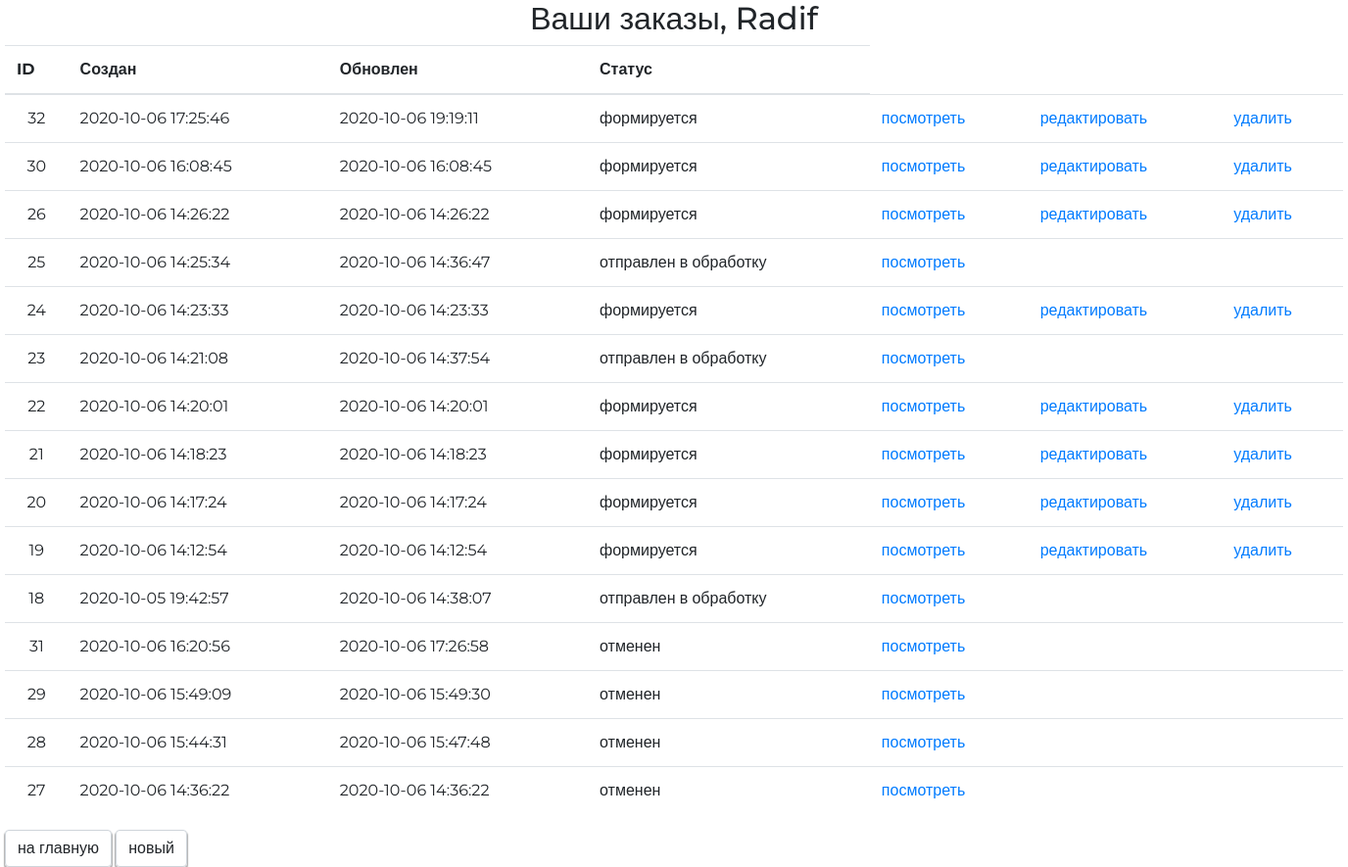
The page /orders/ (signed in) on the database as committed earlier.
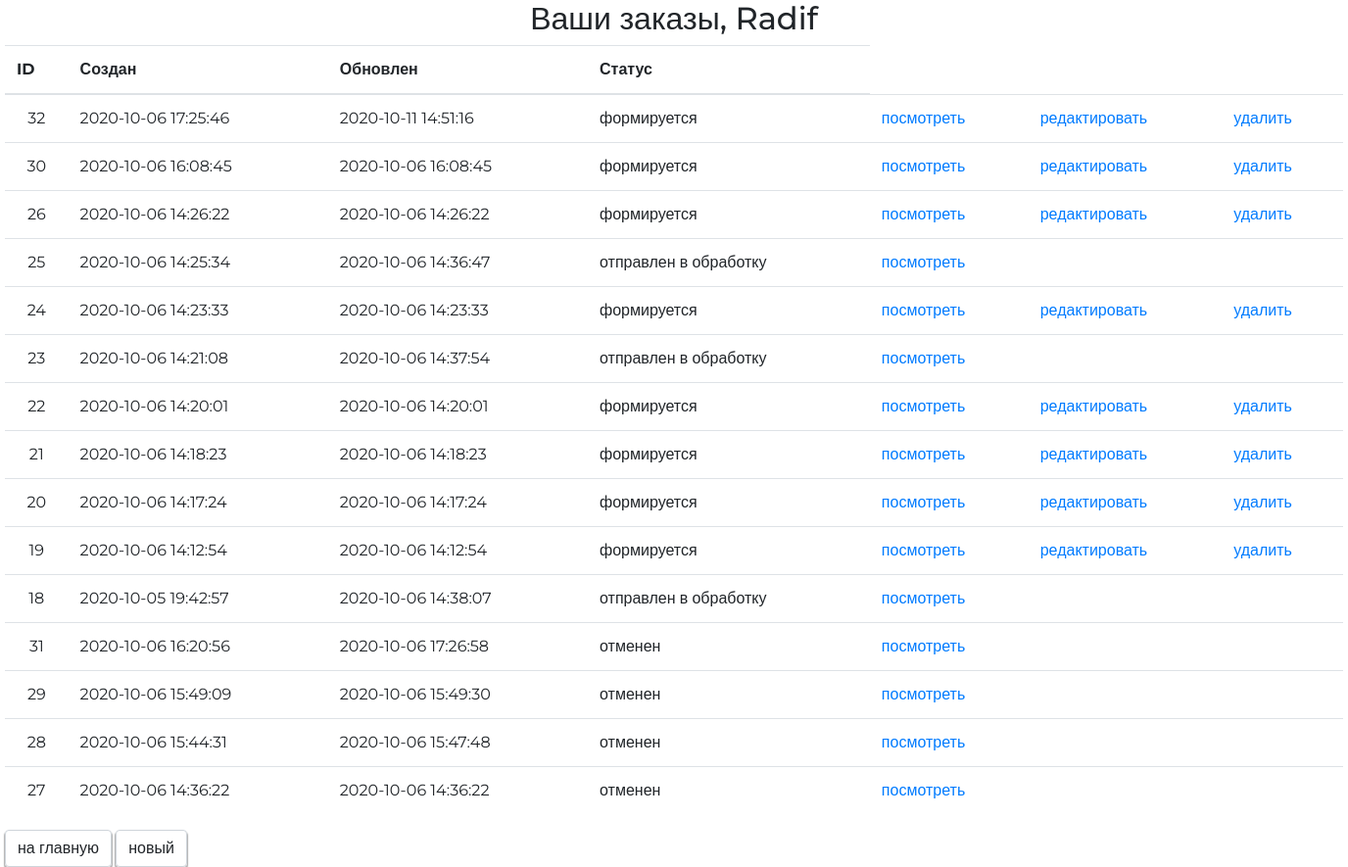
The same page on the database as committed later.
### ordersapp/models.py (models this page shows, shortened)
class Order(models.Model):
    FORMING = 'F'
    SENT_TO_PROCEED = 'S'
    PROCEEDED = 'P'
    PAID = 'D'
    READY = 'Y'
    CANCEL = 'C'
    ORDER_STATUS_CHOICES = (
        (FORMING, 'формируется'),
        (SENT_TO_PROCEED, 'отправлен в обработку'),
        (PAID, 'оплачен'),
        (PROCEEDED, 'обрабатывается'),
        (READY, 'готов к выдаче'),
        (CANCEL, 'отменен'),
    )
    user = models.ForeignKey(get_user_model(), on_delete=models.CASCADE)
    created = models.DateTimeField(verbose_name='создан', auto_now_add=True)
    updated = models.DateTimeField(verbose_name='обновлен', auto_now=True)
    status = models.CharField(verbose_name='статус',
                              max_length=1,
                              choices=ORDER_STATUS_CHOICES,
                              default=FORMING)
    is_active = models.BooleanField(verbose_name='активен', default=True, db_index=True)
    class Meta:
        ordering = ('-is_active', '-created',)
        verbose_name = 'заказ'
        verbose_name_plural = 'заказы'
    @cached_property
    def is_forming(self):
        return self.status == self.FORMING

### ordersapp/views.py (the view)
# urls.py: path('', ordersapp.OrderList.as_view(), name='index'),
class OrderList(OnlyLoggedUserMixin, ListView):
    extra_context = {
        "page_title": "заказы",
    }
    model = Order
    def get_queryset(self):
        return Order.objects.filter(user=self.request.user)

### mainapp/context_processors.py (called while the page is built)
def get_categories(request):
    if settings.LOW_CACHE:
        key = 'links_menu'
        links_menu = cache.get(key)
        if links_menu is None:
            links_menu = ProductCategory.objects.filter(is_active=True)
            cache.set(key, links_menu)
    else:
        links_menu = ProductCategory.objects.filter(is_active=True)
    return {
        'categories': links_menu
    }

### ordersapp/views.py (called while the page is built)
    @method_decorator(login_required())
    def dispatch(self, request, *args, **kwargs):
        return super().dispatch(request, *args, **kwargs)

### ordersapp/templates/ordersapp/order_list.html
{% extends 'ordersapp/base.html' %}
{% load static %}
{% block container %}
    <div class="h2 text-center head">
        Ваши заказы, {{ user.first_name|default:user }}
    </div>
    <table class="table orders_list">
        <thead>
        <tr>
            <th>ID</th>
            <th>Создан</th>
            <th>Обновлен</th>
            <th>Статус</th>
        </tr>
        </thead>
        <tbody>
        {% for item in object_list %}
            <tr>
                <td class="td1 orders_list">{{ item.pk }}</td>
                <td>{{ item.created|date:"Y-m-d H:i:s" }}</td>
                <td>{{ item.updated|date:"Y-m-d H:i:s" }}</td>
                <td>{{ item.get_status_display }}</td>
                <td>
                    <a href="{% url 'orders:order_read' item.pk %}">
                        посмотреть
                    </a>
                </td>
                <td>
                    {% if item.is_forming %}
                        <a href="{% url 'orders:order_update' pk=item.pk %}">
                            редактировать
                        </a>
                    {% endif %}
                </td>
                <td>
                    {% if item.is_forming %}
                        <a href="{% url 'orders:order_delete' item.pk %}">
                            удалить
                        </a>
                    {% endif %}
                </td>
            </tr>
        {% endfor %}
        </tbody>
    </table>
    <a href="{% url 'main:index' %}"
       class="btn btn-default btn-round">
        на главную
    </a>
    <a href="{% url 'orders:order_create' %}"
       class="btn btn-default btn-round">
        новый
    </a>
{% endblock %}

Rows that differ between the two databases and show on the page:
changed Order id 32: updated "2020-10-06 19:19:11" → "2020-10-11 14:51:16"
